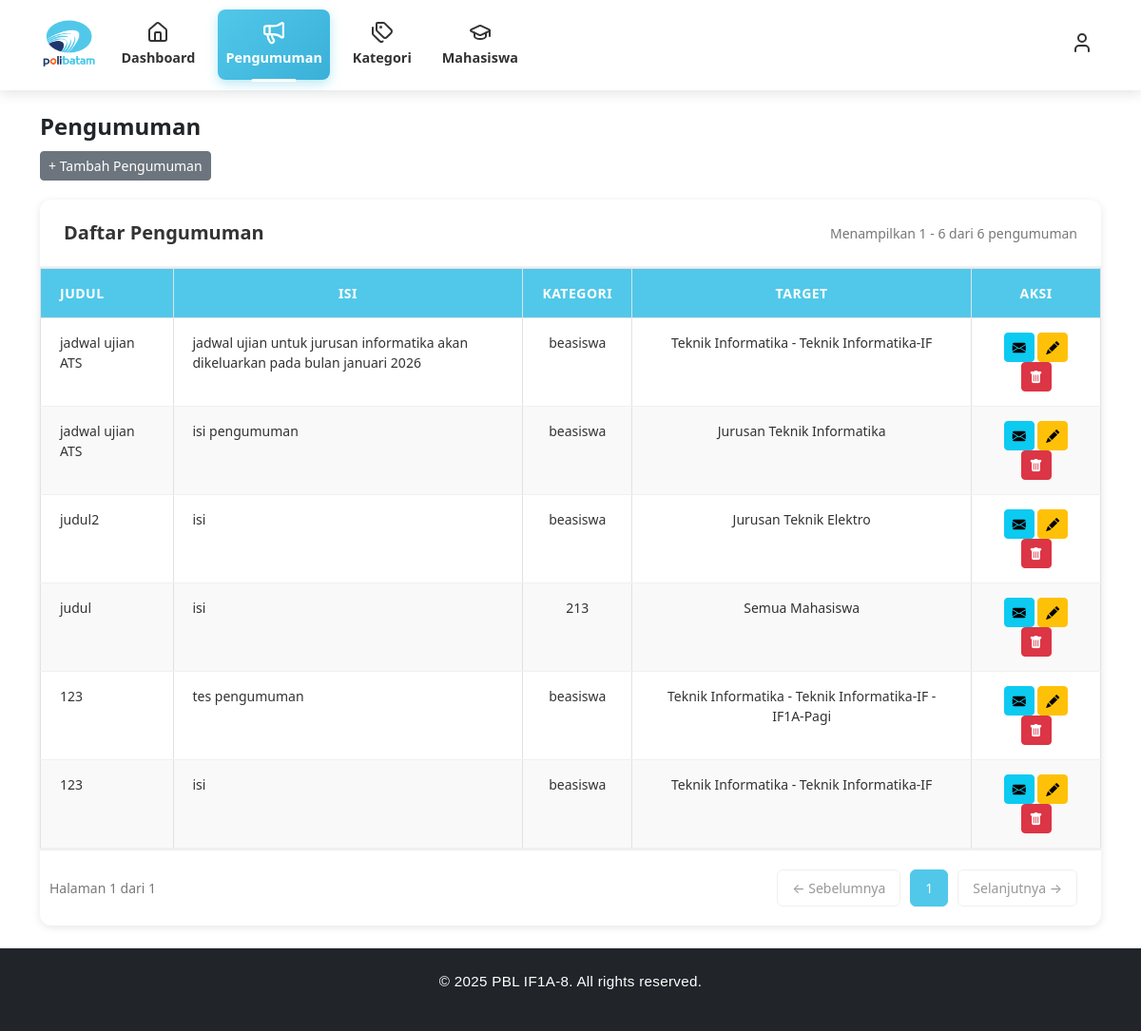
The app's page /views/admin/pengumuman.php (signed in) with its own data.
### tables this page shows
CREATE TABLE `pengumuman` (
  `pengumuman_id` int NOT NULL,
  `judul` varchar(255) NOT NULL,
  `isi` text NOT NULL,
  `target_type` enum('all','jurusan','prodi','kelas') NOT NULL DEFAULT 'all',
  `target_jurusan_id` int DEFAULT NULL,
  `target_prodi_id` int DEFAULT NULL,
  `target_kelas` varchar(50) DEFAULT NULL,
  `kategori_id` int DEFAULT NULL,
  `created_at` timestamp NULL DEFAULT CURRENT_TIMESTAMP
);

CREATE TABLE `kategori` (
  `kategori_id` int NOT NULL,
  `nama_kategori` varchar(100) NOT NULL,
  `deskripsi` varchar(100) NOT NULL
);

### app/controllers/admin/pengumuman_controller.php (called while the page is built, shortened)
<?php
require_once __DIR__ . '/../../../config/config.php';
require_once __DIR__ . '/../../models/pengumuman_model.php';
class PengumumanControllerAdmin
{
    private $model;
    public function __construct()
    {
        global $config;
        $this->model = new PengumumanModel($config);
    }
    public function index()
    {
        return [
            "pengumuman" => $this->model->getAll(),
            "kategori" => $this->model->getKategori(),
            "jurusan" => $this->model->getAllJurusan(),
            "prodi" => $this->model->getAllProdi()
        ];
    }
}
?>

### app/models/pengumuman_model.php (called while the page is built, shortened)
<?php
class PengumumanModel
{
    private $db;
    public function __construct($config)
    {
        $this->db = $config;
    }
    public function getAll()
    {
        $query = "SELECT
                    p.pengumuman_id,
                    p.judul,
                    p.isi,
                    p.kategori_id,
                    p.target_type,
                    p.target_jurusan_id,
                    p.target_prodi_id,
                    p.target_kelas,
                    p.created_at,
                    k.nama_kategori,
                    j.nama_jurusan,
                    pr.nama_prodi,
                    CASE
                        WHEN p.target_type = 'all' THEN 'Semua Mahasiswa'
                        WHEN p.target_type = 'jurusan' AND p.target_prodi_id IS NULL AND p.target_kelas IS NULL THEN CONCAT('Jurusan ', j.nama_jurusan)
                        WHEN p.target_type = 'jurusan' AND p.target_prodi_id IS NOT NULL AND p.target_kelas IS NULL THEN CONCAT(j.nama_jurusan, ' - ', pr.nama_prodi)
                        WHEN p.target_type = 'jurusan' AND p.target_kelas IS NOT NULL THEN CONCAT(j.nama_jurusan, ' - ', pr.nama_prodi, ' - ', p.target_kelas)
                        WHEN p.target_type = 'prodi' AND p.target_kelas IS NULL THEN CONCAT('Prodi ', pr.nama_prodi)
                        WHEN p.target_type = 'prodi' AND p.target_kelas IS NOT NULL THEN CONCAT(pr.nama_prodi, ' - ', p.target_kelas)
                        WHEN p.target_type = 'kelas' THEN CONCAT(pr.nama_prodi, ' - Kelas ', p.target_kelas)
                        ELSE 'Semua Mahasiswa'
                    END as target_display
                  FROM pengumuman p
                  LEFT JOIN kategori k ON p.kategori_id = k.kategori_id
                  LEFT JOIN jurusan j ON p.target_jurusan_id = j.jurusan_id
                  LEFT JOIN prodi pr ON p.target_prodi_id = pr.prodi_id
                  ORDER BY p.created_at DESC";
        $result = $this->db->query($query);
        $data = [];
        while ($row = $result->fetch_assoc()) {
            $data[] = $row;
        }
        return $data;
    }
    public function getKategori()
    {
        $query = "SELECT kategori_id, nama_kategori FROM kategori ORDER BY nama_kategori ASC";
        $result = $this->db->query($query);
        $data = [];
        while ($row = $result->fetch_assoc()) {
            $data[] = $row;
        }
        return $data;
    }
    public function getAllJurusan()
    {
        $query = "SELECT jurusan_id, nama_jurusan FROM jurusan ORDER BY nama_jurusan ASC";
        $result = $this->db->query($query);
        $data = [];
        while ($row = $result->fetch_assoc()) {
            $data[] = $row;
        }
        return $data;
    }
    public function getAllProdi()
    {
        $query = "SELECT prodi_id, nama_prodi, jurusan_id FROM prodi ORDER BY nama_prodi ASC";
        $result = $this->db->query($query);
        $data = [];
        while ($row = $result->fetch_assoc()) {
            $data[] = $row;
        }
        return $data;
    }
}

### views/admin/pengumuman.php (the view, shortened to what this page needs)
<?php
require_once __DIR__ . '/../../app/controllers/admin/pengumuman_controller.php';
$controller = new PengumumanControllerAdmin();
$data = $controller->index();
$pengumuman = $data['pengumuman'];
$itemsPerPage = 10;
$currentPage = isset($_GET['page']) ? max(1, intval($_GET['page'])) : 1;
$offset = ($currentPage - 1) * $itemsPerPage;
$allPengumuman = $pengumuman;
$totalData = count($allPengumuman);
$totalPages = ceil($totalData / $itemsPerPage);
$pengumumanList = array_slice($allPengumuman, $offset, $itemsPerPage);
$startData = $totalData > 0 ? $offset + 1 : 0;
$endData = min($offset + $itemsPerPage, $totalData);
?>
<!DOCTYPE html>
<html lang="id">
<head>
    <link href="https://cdn.jsdelivr.net/npm/bootstrap@5.3.3/dist/css/bootstrap.min.css" rel="stylesheet">
    <link href="https://cdn.jsdelivr.net/npm/bootstrap-icons@1.11.3/font/bootstrap-icons.css" rel="stylesheet">
</head>
<body>
    <?php include("header.php"); ?>
    <main class="container my-4">
        <div class="mb-3">
            <h4 class="fw-bold mb-1">Pengumuman</h4>
            <button class="btn btn-secondary btn-sm mt-2" data-bs-toggle="modal"
                data-bs-target="#modalTambahPengumuman">
                + Tambah Pengumuman
            </button>
        </div>
        <?php if (empty($allPengumuman)): ?>
            <div class="empty-state">
                <i class="bi bi-inbox"></i>
                <h5>Belum Ada Pengumuman</h5>
                <p>Silakan tambahkan pengumuman pertama Anda</p>
            </div>
        <?php else: ?>
            <div class="table-section">
                <div class="table-header">
                    <div class="table-title">Daftar Pengumuman</div>
                    <div class="entries-info">
                        Menampilkan <?= $startData; ?> - <?= $endData; ?> dari <?= $totalData; ?> pengumuman
                    </div>
                </div>
                <div class="table-wrapper">
                    <table class="table table-bordered">
                        <thead>
                            <tr>
                                <th>Judul</th>
                                <th>Isi</th>
                                <th>Kategori</th>
                                <th>Target</th>
                                <th>Aksi</th>
                            </tr>
                        </thead>
                        <tbody>
                            <?php foreach ($pengumumanList as $p): ?>
                                <tr>
                                    <td><?= htmlspecialchars($p['judul']) ?></td>
                                    <td class="isi-cell"><?= nl2br(htmlspecialchars($p['isi'])) ?></td>
                                    <td class="text-center"><?= htmlspecialchars($p['nama_kategori']) ?></td>
                                    <td class="text-center"><?= htmlspecialchars($p['target_display'] ?? 'Semua Mahasiswa') ?>
                                    </td>
                                    <td class="text-center">
                                        <button class="btn btn-info btn-sm email-btn" data-id="<?= $p['pengumuman_id'] ?>"
                                            data-judul="<?= htmlspecialchars($p['judul']) ?>"
                                            data-target="<?= htmlspecialchars($p['target_display'] ?? 'Semua Mahasiswa') ?>"
                                            data-bs-toggle="modal" data-bs-target="#modalKirimEmail" title="Kirim Email">
                                            <i class="bi bi-envelope-fill"></i>
                                        </button>
                                        <button class="btn btn-warning btn-sm edit-btn" data-id="<?= $p['pengumuman_id'] ?>"
                                            data-bs-toggle="modal" data-bs-target="#modalEditPengumuman">
                                            <i class="bi bi-pencil-fill"></i>
                                        </button>
                                        <button class="btn btn-danger btn-sm delete-btn" data-id="<?= $p['pengumuman_id'] ?>"
                                            data-judul="<?= htmlspecialchars($p['judul']) ?>">
                                            <i class="bi bi-trash-fill"></i>
                                        </button>
                                    </td>
                                </tr>
                            <?php endforeach; ?>
                        </tbody>
                    </table>
                </div>
                <?php if ($totalData > 0): ?>
                    <div class="pagination">
                        <div class="page-info">
                            Halaman <?= $currentPage; ?> dari <?= $totalPages; ?>
                        </div>
                        <div class="page-buttons">
                            <?php if ($currentPage > 1): ?>
                                <a href="?page=<?= $currentPage - 1; ?>" class="page-btn">← Sebelumnya</a>
                            <?php else: ?>
                                <button class="page-btn" disabled>← Sebelumnya</button>
                            <?php endif; ?>
                            <?php
                            $range = 2;
                            $start = max(1, $currentPage - $range);
                            $end = min($totalPages, $currentPage + $range);
                            for ($i = $start; $i <= $end; $i++) {
                                $active = ($i == $currentPage) ? 'active' : '';
                                echo '<a href="?page=' . $i . '" class="page-btn ' . $active . '">' . $i . '</a>';
                            }
                            ?>
                            <?php if ($currentPage < $totalPages): ?>
                                <a href="?page=<?= $currentPage + 1; ?>" class="page-btn">Selanjutnya →</a>
                            <?php else: ?>
                                <button class="page-btn" disabled>Selanjutnya →</button>
                            <?php endif; ?>
                        </div>
                    </div>
                <?php endif; ?>
            </div>
        <?php endif; ?>
    </main>
    <?php include("footer.php"); ?>
</body>
</html>

### views/admin/header.php (shortened to what this page needs)
<!DOCTYPE html>
<html lang="en">
<head>
  <link href="https://cdn.jsdelivr.net/npm/bootstrap@5.3.0/dist/css/bootstrap.min.css" rel="stylesheet">
</head>
<body>
  <nav class="navbar navbar-expand-lg navbar-light">
    <div class="container d-flex align-items-center justify-content-between">
      <a class="navbar-brand fw-bold me-3" href="dashboard.php">
        <img src="../../public/assets/img/logopolibatam.png" alt="Logo">
      </a>
      <div class="collapse navbar-collapse" id="navbarContent">
        <ul class="navbar-nav me-auto mb-2 mb-lg-0 d-flex align-items-center">
          <li class="nav-item me-3">
            <a class="nav-link" href="dashboard.php" data-page="dashboard">
              <i data-lucide="home"></i>
              Dashboard
            </a>
          </li>
          <li class="nav-item me-3">
            <a class="nav-link" href="pengumuman.php" data-page="pengumuman">
              <i data-lucide="megaphone"></i>
              Pengumuman
            </a>
          </li>
          <li class="nav-item me-3">
            <a class="nav-link" href="kategori.php" data-page="kategori">
              <i data-lucide="tags"></i>
              Kategori
            </a>
          </li>
          <li class="nav-item me-3">
            <a class="nav-link" href="mahasiswa.php" data-page="mahasiswa">
              <i data-lucide="graduation-cap"></i>
              Mahasiswa
            </a>
          </li>
        </ul>
        <ul class="navbar-nav align-items-center right-icons">
          <li class="nav-item dropdown">
            <a class="nav-link" href="#" id="profileDropdown" role="button" title="Profile">
              <i data-lucide="user"></i>
            </a>
          </li>
        </ul>
      </div>
    </div>
  </nav>
</body>
</html>

### views/admin/footer.php (shortened to what this page needs)
<footer class="bg-dark text-white text-center py-4 mt-auto">
    <div class="container">
        <p>&copy; 2025 PBL IF1A-8. All rights reserved.</p>
    </div>
</footer>

### views/admin/pengumuman.php (style rules this page uses)
.table-section { background: white; border-radius: 12px; box-shadow: 0 2px 8px rgba(0, 0, 0, 0.1); overflow: hidden; margin-top: 20px; }
.table-header { padding: 20px 25px; border-bottom: 2px solid #f0f0f0; display: flex; justify-content: space-between; align-items: center; }
.table-title { font-size: 20px; font-weight: 600; color: #333; }
.entries-info { font-size: 14px; color: #777; }
.table-wrapper { overflow-x: auto; }
table.table { margin-bottom: 0; }
table.table thead th { background-color: #51c8e9 !important; color: white !important; text-align: center !important; padding: 15px 20px; font-weight: 600; font-size: 14px; text-transform: uppercase; letter-spacing: 0.5px; }
table.table thead th:first-child { text-align: left !important; }
table.table tbody td { padding: 15px 20px; border-bottom: 1px solid #f0f0f0; color: #333; font-size: 14px; }
table.table tbody tr { transition: background 0.2s; }
table.table tbody tr:nth-child(odd) td { background-color: #ffffff !important; }
table.table tbody tr:nth-child(even) td { background-color: #f9f9f9 !important; }
table.table tbody td:first-child { text-align: left !important; }
td.isi-cell { white-space: pre-wrap; word-wrap: break-word; max-width: 400px; }
.pagination { padding: 20px 25px; display: flex; justify-content: space-between; align-items: center; border-top: 2px solid #f0f0f0; }
.page-info { font-size: 14px; color: #777; margin-left: 10px; }
.page-buttons { display: flex; gap: 10px; }
.page-btn { padding: 8px 15px; border: 1px solid #e0e0e0; background: white; border-radius: 6px; cursor: pointer; font-size: 14px; transition: all 0.3s; text-decoration: none; color: #333; }
.page-btn:disabled { opacity: 0.5; cursor: not-allowed; }
.page-btn.active { background: #51c8e9; color: white; border-color: #51c8e9; }

### views/admin/header.php (style rules this page uses)
.navbar { position: sticky; top: 0; z-index: 1000; background: rgba(255, 255, 255, 0.25); backdrop-filter: blur(12px) saturate(180%); -webkit-backdrop-filter: blur(12px) saturate(180%); border-bottom: 1px solid rgba(255, 255, 255, 0.3); box-shadow: 0 4px 12px rgba(0, 0, 0, 0.1); padding: 0 1px; padding-top: 10px; padding-bottom: 10px; transition: all 0.3s ease; }
.navbar-brand img { height: 55px; transition: transform 0.3s ease; }
.nav-link { color: #333 !important; display: flex; flex-direction: column; align-items: center; font-weight: 600; font-size: 0.9rem; transition: all 0.3s ease; position: relative; padding: 12px 14px; border-radius: 8px; }
.nav-link svg { width: 24px; height: 24px; margin-bottom: 4px; transition: transform 0.3s ease; }
.nav-link.active { color: #fff !important; background: linear-gradient(135deg, #51c8e9 0%, #3ab0d9 100%); box-shadow: 0 4px 12px rgba(81, 200, 233, 0.4); position: relative; }
.nav-link.active::before { content: ''; position: absolute; bottom: -2px; left: 50%; transform: translateX(-50%); width: 40%; height: 3px; background: #fff; border-radius: 2px; animation: slideIn 0.3s ease; }
.nav-link.active svg { filter: brightness(0) invert(1); transform: scale(1.1); }
#profileDropdown { cursor: pointer; }
#profileDropdown svg { transition: transform 0.3s ease; }

### views/admin/footer.php (style rules this page uses)
body { display: flex; flex-direction: column; min-height: 100vh; }
main { flex: 1; }
footer { font-family: 'Poppins', sans-serif; margin-top: 0 !important; }
footer .container { max-width: 800px; }
footer p { margin-bottom: 1rem; font-size: 0.95rem; letter-spacing: 0.3px; }

### records on screen
pengumuman: judul "jadwal ujian ATS", isi "jadwal ujian untuk jurusan informatika akan dikeluarkan pada bulan januari 2026", kategori.nama_kategori "beasiswa", target_display "Teknik Informatika - Teknik Informatika-IF"
pengumuman: judul "jadwal ujian ATS", isi "isi pengumuman", kategori.nama_kategori "beasiswa", target_display "Jurusan Teknik Informatika"
pengumuman: judul "judul2", isi "isi", kategori.nama_kategori "beasiswa", target_display "Jurusan Teknik Elektro"
pengumuman: judul "judul", isi "isi", kategori.nama_kategori "213", target_display "Semua Mahasiswa"
pengumuman: judul "123", isi "tes pengumuman", kategori.nama_kategori "beasiswa", target_display "Teknik Informatika - Teknik Informatika-IF - IF1A-Pagi"
pengumuman: judul "123", isi "isi", kategori.nama_kategori "beasiswa", target_display "Teknik Informatika - Teknik Informatika-IF"

### other values on screen
$startData "1"
$endData "6"
$totalData "6"
$currentPage "1"
$totalPages "1"
